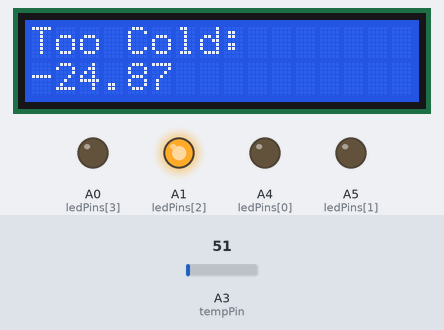
Recording of a sketch running on a simulated Arduino Uno, built with avr-gcc and run on an emulated ATmega328P. Parts: 16×2 character LCD, output pins drawn as LEDs (lit = HIGH). The test bench sets the inputs (shaded band); at power-on: A3 (tempPin) = 51. What the sketch prints to the serial monitor is not drawn.

Above: at 1.2 s.
1.3 s: A3 (tempPin) set to 137
At 3.1 s:
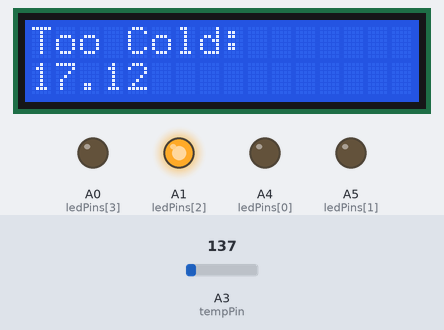
3.5 s: A3 (tempPin) set to 158
At 5.0 s:
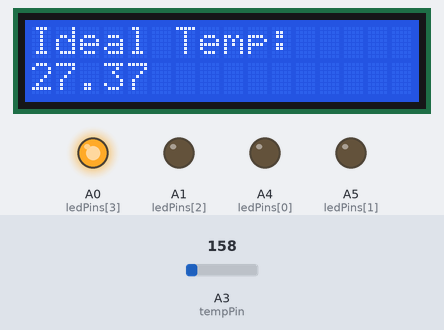
5.5 s: A3 (tempPin) set to 163
At 7.0 s:
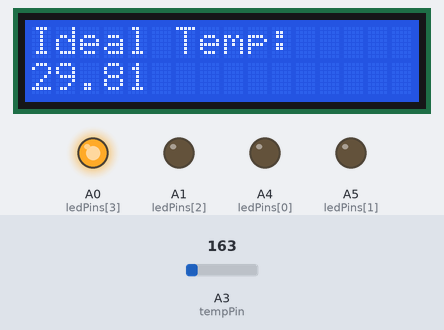
Timing chart, 0 to 8.5 s (numbered marks = the images above; inputs shaded):
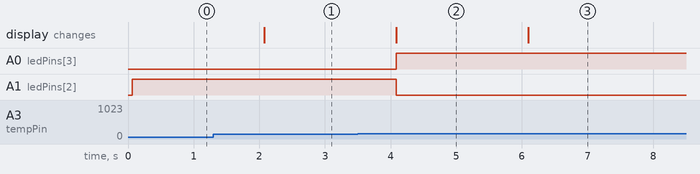

The sketch:

3_greenhouse_led_display.ino
```cpp
#include <LiquidCrystal.h>
LiquidCrystal lcd(12, 11, 5, 4, 3, 2);
void setup()
{
  Serial.begin(9600);
  lcd.begin(16, 2);
}
float temp;
int tempPin = A3;
int ledPins[] = {A4,A5,A1,A0};

void loop()
{
  lcd.clear();
  lcd.setCursor(0, 0);
  temp = analogRead(tempPin);
  temp = ((temp-20) * 165/338) -40 ;
  Serial.print(temp);
  Serial.print("\n");
  if(temp < 22)
  {
    analogWrite(ledPins[2],1024);
  	analogWrite(ledPins[3],0);
    analogWrite(ledPins[1],0);
    analogWrite(ledPins[0],0);
    lcd.print("Too Cold:");
  }
  else if(temp>=22 && temp<32)
  {
    analogWrite(ledPins[3],1024);
    analogWrite(ledPins[1],0);
    analogWrite(ledPins[0],0);
    analogWrite(ledPins[2],0);
    lcd.print("Ideal Temp:");
  }
  else if(temp>=32 && temp<38)
  { analogWrite(ledPins[1],1024);
    analogWrite(ledPins[0],0);
    analogWrite(ledPins[2],0);
    analogWrite(ledPins[3],0);
   lcd.print("Moderately High:");
  }
  else if(temp>=38)
  {
 	analogWrite(ledPins[0],1024);
    analogWrite(ledPins[3],0);
    analogWrite(ledPins[1],0);
    analogWrite(ledPins[2],0);
    lcd.print("Too High:");
  }
  lcd.setCursor(0, 1);
  lcd.print(temp);
  delay(1000);
}
```

Measured:
- the behaviour switches between 147 and 148 on A3 (tempPin) (found by bisection; images 1 and 2)
- after the input at 1.3 s, the display: changes after 0.78 s (image 1)
- after the input at 3.5 s, A0 (ledPins[3]): LOW → HIGH after 0.59 s; A1 (ledPins[2]): HIGH → LOW after 0.59 s; the display: changes after 0.59 s (image 2)
- after the input at 5.5 s, the display: changes after 0.60 s (image 3)
